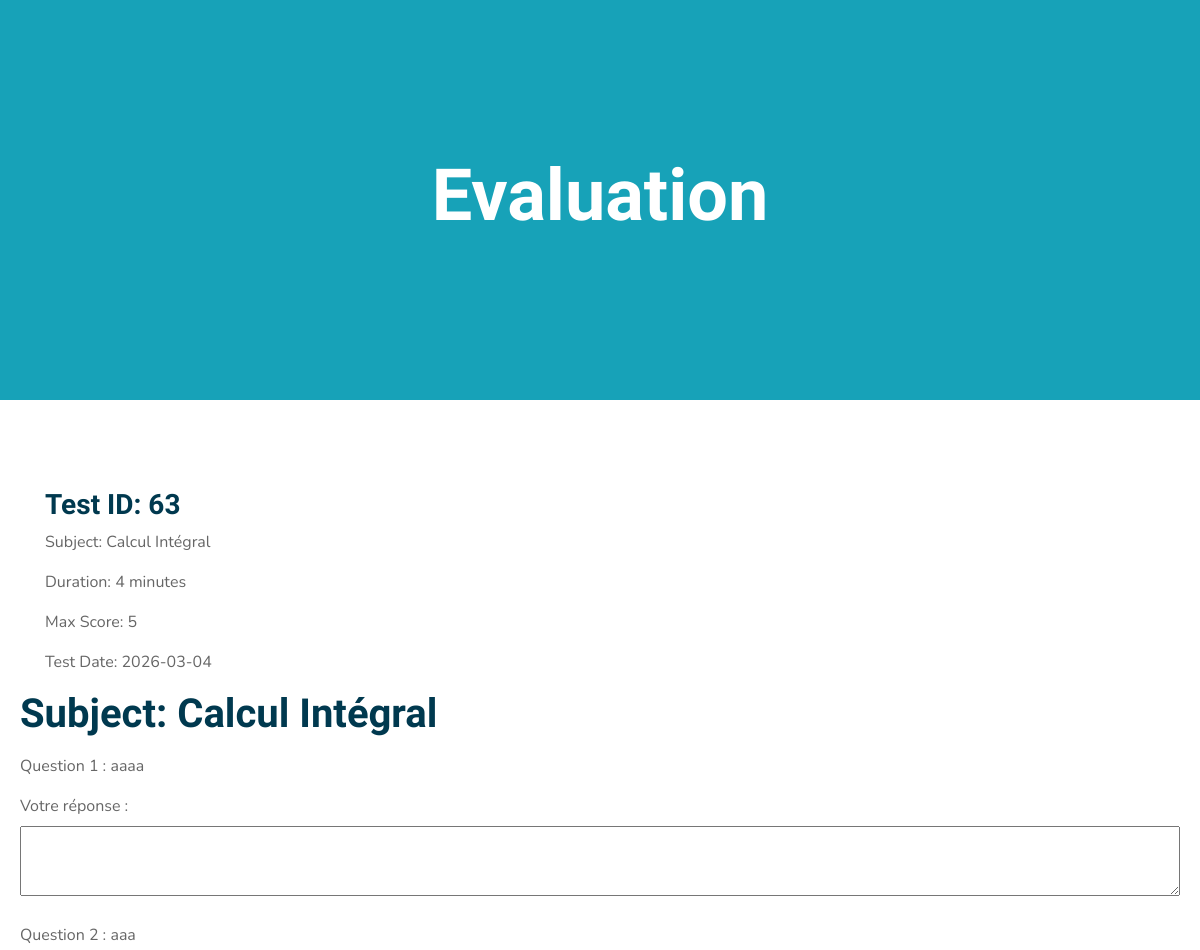
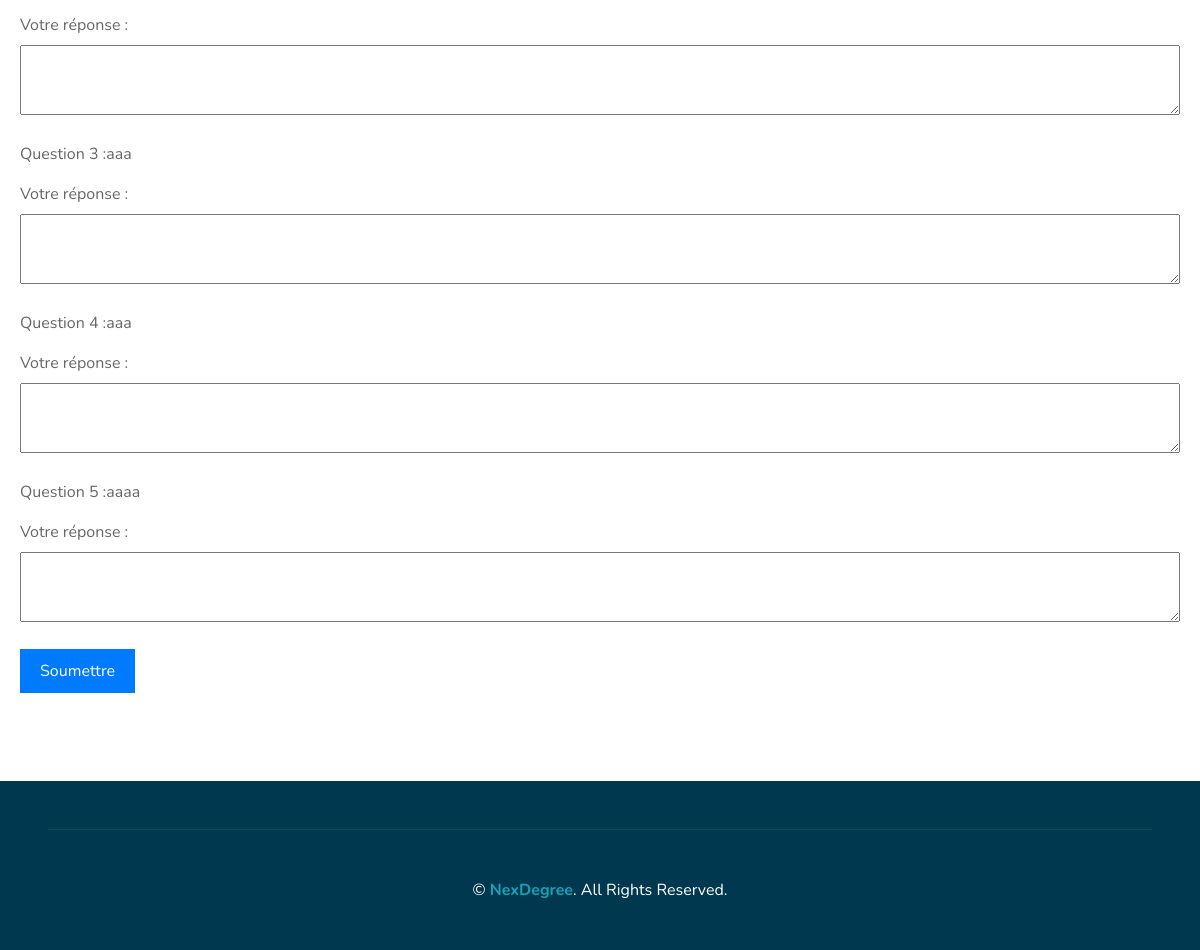
Page /View/FrontOffice/test.php?id=63 on the committed database (2 pictures, top to bottom).
### tables this page shows
CREATE TABLE `evaluation` (
  `id` int(11) NOT NULL,
  `matiere` varchar(50) NOT NULL,
  `duree` int(11) NOT NULL,
  `noteMax` float NOT NULL,
  `date2` date NOT NULL,
  `quest1` text NOT NULL,
  `quest2` text NOT NULL,
  `quest3` text NOT NULL,
  `quest4` text NOT NULL,
  `quest5` text NOT NULL,
  `id_chapitre` int(11) DEFAULT NULL
);

### controller/EvaluationController.php (called while the page is built, shortened)
<?php
class EvaluationController {
    public function getEvaluation($id) {
        $sql = "SELECT * FROM evaluation WHERE id = $id";
        $db = config::getConnexion();
        try {
            $query = $db->prepare($sql);
            $query->execute();
            $eval = $query->fetch();
            return $eval;
        }
        catch (Exception $e) {
            echo 'Erreur : ' . $e->getMessage();
        }
    }
}
?>

### View/FrontOffice/test.php (the view, shortened to what this page needs)
<?php
include '../../controller/EvaluationController.php';
$evalc = new EvaluationController();
$test_id = isset($_GET['id']) ? $_GET['id'] : null;
if ($test_id) {
    $test = $evalc->getEvaluation($test_id);
}
?>
<!DOCTYPE html>
<html lang="en">
  <head>
    <link
      href="https://cdnjs.cloudflare.com/ajax/libs/font-awesome/5.10.0/css/all.min.css"
      rel="stylesheet"
    />
    <link href="lib/flaticon/font/flaticon.css" rel="stylesheet" />
    <link href="lib/owlcarousel/assets/owl.carousel.min.css" rel="stylesheet" />
    <link href="lib/lightbox/css/lightbox.min.css" rel="stylesheet" />
    <link href="css/style.css" rel="stylesheet" />
  </head>
  <body>
    <div class="container-fluid bg-primary mb-5">
      <div
        class="d-flex flex-column align-items-center justify-content-center"
        style="min-height: 400px"
      >
        <h3 class="display-3 font-weight-bold text-white">Evaluation</h3>
      </div>
    </div>
    <main id="content" style="padding: 40px 20px;">
    <div class="container">
        <?php if ($test): ?>
            <h3>Test ID: <?php echo $test['id']; ?></h3>
            <p>Subject: <?php echo $test['matiere']; ?></p>
            <p>Duration: <?php echo $test['duree']; ?> minutes</p>
            <p>Max Score: <?php echo $test['noteMax']; ?></p>
            <p>Test Date: <?php echo $test['date2']; ?></p>
        <?php else: ?>
            <p>No test found with that ID.</p>
        <?php endif; ?>
    </div>
    <h1>   <p>Subject: <?php echo $test['matiere']; ?></p> </h1>
    <form action="submit_test.php" method="post" id="reponseForm">
      <div style="margin-bottom: 20px;">
        <p>Question 1 : <?php echo $test['quest1']; ?></p>
        <label for="question1">Votre réponse :</label>
        <textarea id="question1" name="question1" rows="2" cols="50" style="width: 100%; padding: 10px;"></textarea>
      </div>
      <div style="margin-bottom: 20px;">
        <p>Question 2 : <?php echo $test['quest2']; ?></p>
        <label for="question2">Votre réponse :</label>
        <textarea id="question2" name="question2" rows="2" cols="50" style="width: 100%; padding: 10px;"></textarea>
      </div>
      <div style="margin-bottom: 20px;">
        <p>Question 3 :<?php echo $test['quest3']; ?></p>
        <label for="question3">Votre réponse :</label>
        <textarea id="question3" name="question3" rows="2" cols="50" style="width: 100%; padding: 10px;"></textarea>
      </div>
      <div style="margin-bottom: 20px;">
        <p>Question 4 :<?php echo $test['quest4']; ?></p>
        <label for="question4">Votre réponse :</label>
        <textarea id="question4" name="question4" rows="2" cols="50" style="width: 100%; padding: 10px;"></textarea>
      </div>
      <div style="margin-bottom: 20px;">
        <p>Question 5 :<?php echo $test['quest5']; ?></p>
        <label for="question5">Votre réponse :</label>
        <textarea id="question5" name="question5" rows="2" cols="50" style="width: 100%; padding: 10px;"></textarea>
      </div>
      <button type="submit" style="padding: 10px 20px; background-color: #007bff; color: #fff; border: none;">Soumettre</button>
    </form>
  </main>
    <div
      class="container-fluid bg-secondary text-white mt-5 py-5 px-sm-3 px-md-5"
    >
      <div
        class="container-fluid pt-5"
        style="border-top: 1px solid rgba(23, 162, 184, 0.2)"
      >
        <p class="m-0 text-center text-white">
          &copy;
          <a class="text-primary font-weight-bold" >NexDegree</a>.
          All Rights Reserved.
        </p>
      </div>
    </div>
  </body>
</html>

### View/FrontOffice/test.php (style rules this page uses)
html { scroll-behavior: smooth; }

### rows in the picture
evaluation: id "63", matiere "Calcul Intégral", duree "4", noteMax "5", date2 "2026-03-04", quest1 "aaaa", quest2 "aaa", quest3 "aaa", quest4 "aaa", quest5 "aaaa"
